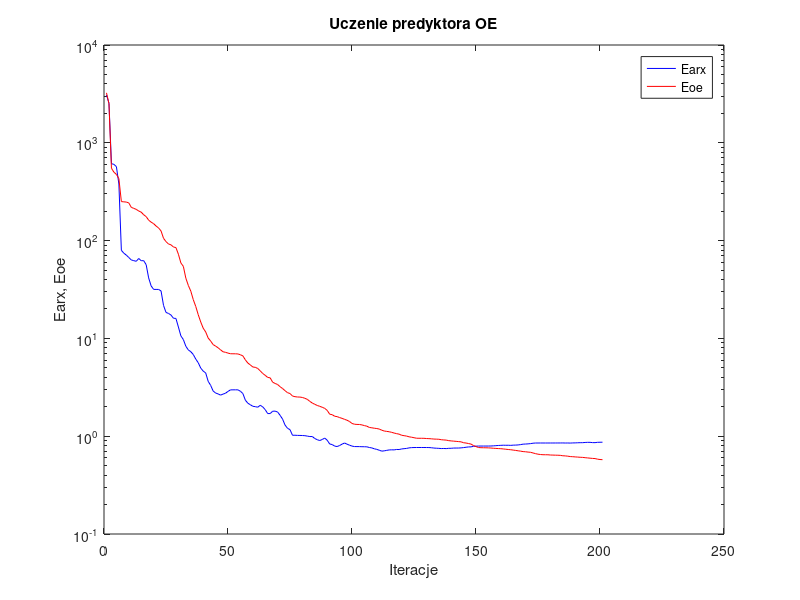
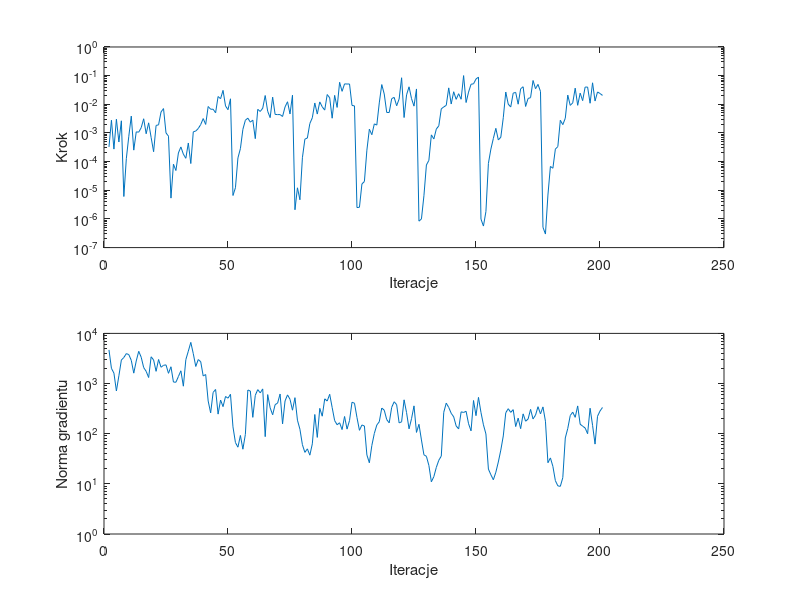

Write MATLAB code to recreate these figures, in order.
%uczenie predyktora oe
clear all;
n=0; farx(n+1)=3.086083e+003; foe(n+1)=3.242680e+003; wspucz(n+1)=0.000000e+000; ng(n+1)=0.000000e+000;
%odnowa zmiennej metryki
n=1; farx(n+1)=2.542312e+003; foe(n+1)=2.519142e+003; krok(n+1)=3.259080e-004; ng(n+1)=4.688817e+003;
n=2; farx(n+1)=6.118322e+002; foe(n+1)=5.497091e+002; krok(n+1)=2.778799e-003; ng(n+1)=2.008914e+003;
n=3; farx(n+1)=6.017085e+002; foe(n+1)=5.004937e+002; krok(n+1)=2.734728e-004; ng(n+1)=1.613219e+003;
n=4; farx(n+1)=5.707023e+002; foe(n+1)=4.753169e+002; krok(n+1)=3.017589e-003; ng(n+1)=7.112309e+002;
n=5; farx(n+1)=3.790017e+002; foe(n+1)=4.305110e+002; krok(n+1)=4.835723e-004; ng(n+1)=1.427622e+003;
n=6; farx(n+1)=7.954332e+001; foe(n+1)=2.505398e+002; krok(n+1)=2.656676e-003; ng(n+1)=2.942401e+003;
n=7; farx(n+1)=7.433849e+001; foe(n+1)=2.491349e+002; krok(n+1)=6.063575e-006; ng(n+1)=3.308873e+003;
n=8; farx(n+1)=7.106796e+001; foe(n+1)=2.477963e+002; krok(n+1)=1.267358e-004; ng(n+1)=3.953772e+003;
n=9; farx(n+1)=6.714937e+001; foe(n+1)=2.428484e+002; krok(n+1)=7.663457e-004; ng(n+1)=3.777091e+003;
n=10; farx(n+1)=6.342146e+001; foe(n+1)=2.187280e+002; krok(n+1)=3.869544e-003; ng(n+1)=2.902371e+003;
n=11; farx(n+1)=6.238837e+001; foe(n+1)=2.136364e+002; krok(n+1)=2.517331e-004; ng(n+1)=1.611617e+003;
n=12; farx(n+1)=6.144331e+001; foe(n+1)=2.086784e+002; krok(n+1)=1.093065e-003; ng(n+1)=2.819140e+003;
n=13; farx(n+1)=6.564149e+001; foe(n+1)=2.006093e+002; krok(n+1)=1.066152e-003; ng(n+1)=4.390229e+003;
n=14; farx(n+1)=6.227755e+001; foe(n+1)=1.954621e+002; krok(n+1)=1.528320e-003; ng(n+1)=3.347118e+003;
n=15; farx(n+1)=6.238861e+001; foe(n+1)=1.837125e+002; krok(n+1)=3.128460e-003; ng(n+1)=2.082414e+003;
n=16; farx(n+1)=5.671946e+001; foe(n+1)=1.759910e+002; krok(n+1)=9.382450e-004; ng(n+1)=1.751509e+003;
n=17; farx(n+1)=4.155865e+001; foe(n+1)=1.618180e+002; krok(n+1)=2.257553e-003; ng(n+1)=1.318316e+003;
n=18; farx(n+1)=3.444672e+001; foe(n+1)=1.544087e+002; krok(n+1)=7.010487e-004; ng(n+1)=3.415347e+003;
n=19; farx(n+1)=3.172217e+001; foe(n+1)=1.490492e+002; krok(n+1)=2.215284e-004; ng(n+1)=2.952260e+003;
n=20; farx(n+1)=3.168264e+001; foe(n+1)=1.409735e+002; krok(n+1)=1.830478e-003; ng(n+1)=1.752753e+003;
n=21; farx(n+1)=3.168128e+001; foe(n+1)=1.347127e+002; krok(n+1)=1.919146e-003; ng(n+1)=3.019810e+003;
n=22; farx(n+1)=3.058622e+001; foe(n+1)=1.255628e+002; krok(n+1)=5.414124e-003; ng(n+1)=2.112987e+003;
n=23; farx(n+1)=2.175580e+001; foe(n+1)=1.055731e+002; krok(n+1)=7.088910e-003; ng(n+1)=2.310251e+003;
n=24; farx(n+1)=1.842551e+001; foe(n+1)=9.764207e+001; krok(n+1)=1.002232e-003; ng(n+1)=2.356964e+003;
n=25; farx(n+1)=1.800714e+001; foe(n+1)=9.236586e+001; krok(n+1)=7.740461e-004; ng(n+1)=1.599926e+003;
%odnowa zmiennej metryki
n=26; farx(n+1)=1.734550e+001; foe(n+1)=9.055484e+001; krok(n+1)=5.329233e-006; ng(n+1)=2.161049e+003;
n=27; farx(n+1)=1.607285e+001; foe(n+1)=8.603493e+001; krok(n+1)=8.104372e-005; ng(n+1)=1.071138e+003;
n=28; farx(n+1)=1.600507e+001; foe(n+1)=8.486077e+001; krok(n+1)=4.888219e-005; ng(n+1)=1.061483e+003;
n=29; farx(n+1)=1.306828e+001; foe(n+1)=7.252753e+001; krok(n+1)=2.006209e-004; ng(n+1)=1.382353e+003;
n=30; farx(n+1)=1.060684e+001; foe(n+1)=5.909938e+001; krok(n+1)=3.248691e-004; ng(n+1)=1.796247e+003;
n=31; farx(n+1)=9.731047e+000; foe(n+1)=5.449269e+001; krok(n+1)=1.821736e-004; ng(n+1)=8.856457e+002;
n=32; farx(n+1)=8.305346e+000; foe(n+1)=4.125308e+001; krok(n+1)=1.306299e-004; ng(n+1)=3.003701e+003;
n=33; farx(n+1)=7.625181e+000; foe(n+1)=3.481285e+001; krok(n+1)=4.465528e-004; ng(n+1)=4.424206e+003;
n=34; farx(n+1)=7.311049e+000; foe(n+1)=3.041364e+001; krok(n+1)=8.570899e-005; ng(n+1)=6.621632e+003;
n=35; farx(n+1)=6.843351e+000; foe(n+1)=2.489224e+001; krok(n+1)=1.093065e-003; ng(n+1)=3.942934e+003;
n=36; farx(n+1)=6.144448e+000; foe(n+1)=2.121191e+001; krok(n+1)=1.168511e-003; ng(n+1)=2.189927e+003;
n=37; farx(n+1)=5.638198e+000; foe(n+1)=1.746302e+001; krok(n+1)=1.427772e-003; ng(n+1)=3.008844e+003;
n=38; farx(n+1)=4.974065e+000; foe(n+1)=1.472368e+001; krok(n+1)=1.970836e-003; ng(n+1)=2.721455e+003;
n=39; farx(n+1)=4.631710e+000; foe(n+1)=1.272249e+001; krok(n+1)=3.176507e-003; ng(n+1)=1.415197e+003;
n=40; farx(n+1)=4.437895e+000; foe(n+1)=1.164369e+001; krok(n+1)=1.982946e-003; ng(n+1)=1.513728e+003;
n=41; farx(n+1)=3.644559e+000; foe(n+1)=1.009675e+001; krok(n+1)=8.383236e-003; ng(n+1)=4.492323e+002;
n=42; farx(n+1)=3.309824e+000; foe(n+1)=9.398296e+000; krok(n+1)=6.728198e-003; ng(n+1)=2.599312e+002;
n=43; farx(n+1)=2.901795e+000; foe(n+1)=8.648186e+000; krok(n+1)=6.727259e-003; ng(n+1)=6.657015e+002;
n=44; farx(n+1)=2.762900e+000; foe(n+1)=8.341355e+000; krok(n+1)=5.062842e-003; ng(n+1)=7.621962e+002;
n=45; farx(n+1)=2.706906e+000; foe(n+1)=8.021197e+000; krok(n+1)=1.867645e-002; ng(n+1)=2.456936e+002;
n=46; farx(n+1)=2.631621e+000; foe(n+1)=7.640026e+000; krok(n+1)=1.567008e-002; ng(n+1)=4.687112e+002;
n=47; farx(n+1)=2.694016e+000; foe(n+1)=7.301612e+000; krok(n+1)=3.065020e-002; ng(n+1)=3.466009e+002;
n=48; farx(n+1)=2.751107e+000; foe(n+1)=7.205291e+000; krok(n+1)=8.751130e-003; ng(n+1)=5.519217e+002;
n=49; farx(n+1)=2.870910e+000; foe(n+1)=7.076254e+000; krok(n+1)=6.485153e-003; ng(n+1)=5.108805e+002;
n=50; farx(n+1)=2.976460e+000; foe(n+1)=6.969711e+000; krok(n+1)=1.556427e-002; ng(n+1)=6.107658e+002;
%odnowa zmiennej metryki
n=51; farx(n+1)=2.978958e+000; foe(n+1)=6.962568e+000; krok(n+1)=6.571851e-006; ng(n+1)=1.370078e+002;
n=52; farx(n+1)=2.979890e+000; foe(n+1)=6.959636e+000; krok(n+1)=1.226836e-005; ng(n+1)=6.660263e+001;
n=53; farx(n+1)=2.979430e+000; foe(n+1)=6.935260e+000; krok(n+1)=1.340733e-004; ng(n+1)=5.384290e+001;
n=54; farx(n+1)=2.882561e+000; foe(n+1)=6.803502e+000; krok(n+1)=2.842659e-004; ng(n+1)=9.227081e+001;
n=55; farx(n+1)=2.729403e+000; foe(n+1)=6.622854e+000; krok(n+1)=1.336585e-003; ng(n+1)=4.906441e+001;
n=56; farx(n+1)=2.335231e+000; foe(n+1)=6.034886e+000; krok(n+1)=2.774090e-003; ng(n+1)=9.684329e+001;
n=57; farx(n+1)=2.174755e+000; foe(n+1)=5.596112e+000; krok(n+1)=3.286413e-003; ng(n+1)=7.443341e+002;
n=58; farx(n+1)=2.097967e+000; foe(n+1)=5.359705e+000; krok(n+1)=2.380740e-003; ng(n+1)=7.095939e+002;
n=59; farx(n+1)=2.023550e+000; foe(n+1)=5.102401e+000; krok(n+1)=2.804162e-003; ng(n+1)=2.119048e+002;
n=60; farx(n+1)=2.004928e+000; foe(n+1)=5.061049e+000; krok(n+1)=6.328553e-004; ng(n+1)=5.831324e+002;
n=61; farx(n+1)=1.978666e+000; foe(n+1)=4.923640e+000; krok(n+1)=6.669234e-003; ng(n+1)=7.562200e+002;
n=62; farx(n+1)=2.071477e+000; foe(n+1)=4.656058e+000; krok(n+1)=5.627734e-003; ng(n+1)=6.522931e+002;
n=63; farx(n+1)=1.994740e+000; foe(n+1)=4.378516e+000; krok(n+1)=7.321912e-003; ng(n+1)=7.810757e+002;
n=64; farx(n+1)=1.869722e+000; foe(n+1)=4.193100e+000; krok(n+1)=2.025137e-002; ng(n+1)=8.735377e+001;
n=65; farx(n+1)=1.703614e+000; foe(n+1)=3.992089e+000; krok(n+1)=5.694898e-003; ng(n+1)=6.021437e+002;
n=66; farx(n+1)=1.703800e+000; foe(n+1)=3.952450e+000; krok(n+1)=3.427028e-003; ng(n+1)=3.272369e+002;
n=67; farx(n+1)=1.800034e+000; foe(n+1)=3.567554e+000; krok(n+1)=1.775212e-002; ng(n+1)=2.383057e+002;
n=68; farx(n+1)=1.805036e+000; foe(n+1)=3.462598e+000; krok(n+1)=4.427789e-003; ng(n+1)=3.794290e+002;
n=69; farx(n+1)=1.767678e+000; foe(n+1)=3.376865e+000; krok(n+1)=4.375565e-003; ng(n+1)=4.079694e+002;
n=70; farx(n+1)=1.635503e+000; foe(n+1)=3.208046e+000; krok(n+1)=4.372259e-003; ng(n+1)=6.185117e+002;
n=71; farx(n+1)=1.495932e+000; foe(n+1)=3.072533e+000; krok(n+1)=3.758503e-003; ng(n+1)=1.570234e+002;
n=72; farx(n+1)=1.299866e+000; foe(n+1)=2.921181e+000; krok(n+1)=8.099144e-003; ng(n+1)=4.501552e+002;
n=73; farx(n+1)=1.204187e+000; foe(n+1)=2.785846e+000; krok(n+1)=1.226153e-002; ng(n+1)=5.940224e+002;
n=74; farx(n+1)=1.167184e+000; foe(n+1)=2.731879e+000; krok(n+1)=4.603334e-003; ng(n+1)=4.859869e+002;
n=75; farx(n+1)=1.022171e+000; foe(n+1)=2.575465e+000; krok(n+1)=2.076180e-002; ng(n+1)=2.941884e+002;
%odnowa zmiennej metryki
n=76; farx(n+1)=1.023064e+000; foe(n+1)=2.536810e+000; krok(n+1)=2.091157e-006; ng(n+1)=5.228398e+002;
n=77; farx(n+1)=1.019334e+000; foe(n+1)=2.516486e+000; krok(n+1)=1.219587e-005; ng(n+1)=1.859839e+002;
n=78; farx(n+1)=1.018126e+000; foe(n+1)=2.513039e+000; krok(n+1)=4.665682e-006; ng(n+1)=1.227916e+002;
n=79; farx(n+1)=1.016307e+000; foe(n+1)=2.488544e+000; krok(n+1)=1.366331e-004; ng(n+1)=6.032548e+001;
n=80; farx(n+1)=1.012396e+000; foe(n+1)=2.440489e+000; krok(n+1)=6.100243e-004; ng(n+1)=4.243757e+001;
n=81; farx(n+1)=1.002079e+000; foe(n+1)=2.380308e+000; krok(n+1)=6.647718e-004; ng(n+1)=4.988091e+001;
n=82; farx(n+1)=9.920560e-001; foe(n+1)=2.269198e+000; krok(n+1)=2.133311e-003; ng(n+1)=3.730482e+001;
n=83; farx(n+1)=9.923482e-001; foe(n+1)=2.182150e+000; krok(n+1)=3.388445e-003; ng(n+1)=6.278239e+001;
n=84; farx(n+1)=9.466776e-001; foe(n+1)=2.118957e+000; krok(n+1)=1.111520e-002; ng(n+1)=2.415464e+002;
n=85; farx(n+1)=9.206417e-001; foe(n+1)=2.061714e+000; krok(n+1)=4.563662e-003; ng(n+1)=8.434276e+001;
n=86; farx(n+1)=9.029515e-001; foe(n+1)=2.020577e+000; krok(n+1)=1.213054e-002; ng(n+1)=3.200817e+002;
n=87; farx(n+1)=9.255841e-001; foe(n+1)=1.976329e+000; krok(n+1)=8.166461e-003; ng(n+1)=2.233411e+002;
n=88; farx(n+1)=9.570817e-001; foe(n+1)=1.925134e+000; krok(n+1)=6.283411e-003; ng(n+1)=4.956411e+002;
n=89; farx(n+1)=9.094863e-001; foe(n+1)=1.837208e+000; krok(n+1)=2.191235e-002; ng(n+1)=4.471518e+002;
n=90; farx(n+1)=8.327180e-001; foe(n+1)=1.678553e+000; krok(n+1)=1.688698e-002; ng(n+1)=6.109299e+002;
n=91; farx(n+1)=8.214705e-001; foe(n+1)=1.660423e+000; krok(n+1)=3.271540e-003; ng(n+1)=3.327458e+002;
n=92; farx(n+1)=7.925918e-001; foe(n+1)=1.600076e+000; krok(n+1)=2.051314e-002; ng(n+1)=1.822879e+002;
n=93; farx(n+1)=7.837320e-001; foe(n+1)=1.585907e+000; krok(n+1)=7.782134e-003; ng(n+1)=1.509752e+002;
n=94; farx(n+1)=8.032391e-001; foe(n+1)=1.550574e+000; krok(n+1)=5.857529e-002; ng(n+1)=1.652087e+002;
n=95; farx(n+1)=8.296557e-001; foe(n+1)=1.521752e+000; krok(n+1)=2.835564e-002; ng(n+1)=1.207084e+002;
n=96; farx(n+1)=8.517642e-001; foe(n+1)=1.487037e+000; krok(n+1)=5.157588e-002; ng(n+1)=2.204178e+002;
n=97; farx(n+1)=8.288481e-001; foe(n+1)=1.456195e+000; krok(n+1)=5.099752e-002; ng(n+1)=1.233838e+002;
n=98; farx(n+1)=8.095614e-001; foe(n+1)=1.413623e+000; krok(n+1)=5.121364e-002; ng(n+1)=1.837464e+002;
n=99; farx(n+1)=7.923497e-001; foe(n+1)=1.350130e+000; krok(n+1)=9.127324e-003; ng(n+1)=4.237531e+002;
n=100; farx(n+1)=7.836713e-001; foe(n+1)=1.325922e+000; krok(n+1)=8.806488e-003; ng(n+1)=4.055723e+002;
%odnowa zmiennej metryki
n=101; farx(n+1)=7.831304e-001; foe(n+1)=1.319533e+000; krok(n+1)=2.488118e-006; ng(n+1)=2.108306e+002;
n=102; farx(n+1)=7.827456e-001; foe(n+1)=1.317882e+000; krok(n+1)=2.558032e-006; ng(n+1)=1.167818e+002;
n=103; farx(n+1)=7.808977e-001; foe(n+1)=1.304432e+000; krok(n+1)=1.665862e-005; ng(n+1)=1.493050e+002;
n=104; farx(n+1)=7.801690e-001; foe(n+1)=1.283810e+000; krok(n+1)=2.020969e-005; ng(n+1)=1.424421e+002;
n=105; farx(n+1)=7.785672e-001; foe(n+1)=1.265560e+000; krok(n+1)=2.507229e-004; ng(n+1)=3.768333e+001;
n=106; farx(n+1)=7.664299e-001; foe(n+1)=1.229013e+000; krok(n+1)=1.353531e-003; ng(n+1)=2.631739e+001;
n=107; farx(n+1)=7.588811e-001; foe(n+1)=1.218688e+000; krok(n+1)=8.684522e-004; ng(n+1)=5.825966e+001;
n=108; farx(n+1)=7.432508e-001; foe(n+1)=1.206618e+000; krok(n+1)=2.075244e-003; ng(n+1)=1.011148e+002;
n=109; farx(n+1)=7.333862e-001; foe(n+1)=1.197779e+000; krok(n+1)=1.881817e-003; ng(n+1)=1.488454e+002;
n=110; farx(n+1)=7.185599e-001; foe(n+1)=1.183063e+000; krok(n+1)=1.121665e-002; ng(n+1)=1.734053e+002;
n=111; farx(n+1)=7.036156e-001; foe(n+1)=1.151446e+000; krok(n+1)=4.879939e-002; ng(n+1)=3.247648e+002;
n=112; farx(n+1)=7.085033e-001; foe(n+1)=1.129942e+000; krok(n+1)=2.279678e-002; ng(n+1)=2.942420e+002;
n=113; farx(n+1)=7.165203e-001; foe(n+1)=1.119832e+000; krok(n+1)=5.193847e-003; ng(n+1)=1.910166e+002;
n=114; farx(n+1)=7.238877e-001; foe(n+1)=1.110659e+000; krok(n+1)=5.167850e-003; ng(n+1)=1.644568e+002;
n=115; farx(n+1)=7.258254e-001; foe(n+1)=1.095171e+000; krok(n+1)=1.571994e-002; ng(n+1)=3.351820e+002;
n=116; farx(n+1)=7.246441e-001; foe(n+1)=1.077184e+000; krok(n+1)=1.748904e-002; ng(n+1)=4.333051e+002;
n=117; farx(n+1)=7.318650e-001; foe(n+1)=1.061788e+000; krok(n+1)=8.891335e-003; ng(n+1)=3.797147e+002;
n=118; farx(n+1)=7.304722e-001; foe(n+1)=1.049454e+000; krok(n+1)=1.532189e-002; ng(n+1)=1.643160e+002;
n=119; farx(n+1)=7.407873e-001; foe(n+1)=1.022501e+000; krok(n+1)=8.438961e-002; ng(n+1)=1.723618e+002;
n=120; farx(n+1)=7.455869e-001; foe(n+1)=1.012772e+000; krok(n+1)=3.452691e-003; ng(n+1)=4.736135e+002;
n=121; farx(n+1)=7.500376e-001; foe(n+1)=1.002993e+000; krok(n+1)=2.138537e-002; ng(n+1)=2.632941e+002;
n=122; farx(n+1)=7.595782e-001; foe(n+1)=9.862213e-001; krok(n+1)=4.077788e-002; ng(n+1)=1.250585e+002;
n=123; farx(n+1)=7.643126e-001; foe(n+1)=9.766472e-001; krok(n+1)=1.576669e-002; ng(n+1)=1.989166e+002;
n=124; farx(n+1)=7.657882e-001; foe(n+1)=9.652397e-001; krok(n+1)=8.631803e-003; ng(n+1)=3.588018e+002;
n=125; farx(n+1)=7.664658e-001; foe(n+1)=9.534703e-001; krok(n+1)=3.432277e-002; ng(n+1)=1.060941e+002;
%odnowa zmiennej metryki
n=126; farx(n+1)=7.664851e-001; foe(n+1)=9.525582e-001; krok(n+1)=8.371539e-007; ng(n+1)=1.539178e+002;
n=127; farx(n+1)=7.664894e-001; foe(n+1)=9.522242e-001; krok(n+1)=1.001277e-006; ng(n+1)=7.499199e+001;
n=128; farx(n+1)=7.663900e-001; foe(n+1)=9.517307e-001; krok(n+1)=6.439438e-006; ng(n+1)=3.791746e+001;
n=129; farx(n+1)=7.661593e-001; foe(n+1)=9.468311e-001; krok(n+1)=7.625304e-005; ng(n+1)=3.542739e+001;
n=130; farx(n+1)=7.656200e-001; foe(n+1)=9.444499e-001; krok(n+1)=1.107642e-004; ng(n+1)=2.326979e+001;
n=131; farx(n+1)=7.623019e-001; foe(n+1)=9.405690e-001; krok(n+1)=8.566255e-004; ng(n+1)=1.099542e+001;
n=132; farx(n+1)=7.565977e-001; foe(n+1)=9.351068e-001; krok(n+1)=6.173058e-004; ng(n+1)=1.392507e+001;
n=133; farx(n+1)=7.537643e-001; foe(n+1)=9.330261e-001; krok(n+1)=1.369522e-003; ng(n+1)=2.130130e+001;
n=134; farx(n+1)=7.513160e-001; foe(n+1)=9.306629e-001; krok(n+1)=1.772228e-003; ng(n+1)=2.951809e+001;
n=135; farx(n+1)=7.477705e-001; foe(n+1)=9.207191e-001; krok(n+1)=6.947618e-003; ng(n+1)=3.577947e+001;
n=136; farx(n+1)=7.490660e-001; foe(n+1)=9.159087e-001; krok(n+1)=8.108296e-003; ng(n+1)=2.673991e+002;
n=137; farx(n+1)=7.469457e-001; foe(n+1)=9.122145e-001; krok(n+1)=9.173286e-003; ng(n+1)=4.068568e+002;
n=138; farx(n+1)=7.519940e-001; foe(n+1)=9.007445e-001; krok(n+1)=3.743558e-002; ng(n+1)=3.344857e+002;
n=139; farx(n+1)=7.523536e-001; foe(n+1)=8.950537e-001; krok(n+1)=1.023953e-002; ng(n+1)=2.552342e+002;
n=140; farx(n+1)=7.564173e-001; foe(n+1)=8.902509e-001; krok(n+1)=2.741623e-002; ng(n+1)=2.169653e+002;
n=141; farx(n+1)=7.567473e-001; foe(n+1)=8.857778e-001; krok(n+1)=1.488820e-002; ng(n+1)=1.428127e+002;
n=142; farx(n+1)=7.570167e-001; foe(n+1)=8.805061e-001; krok(n+1)=2.340953e-002; ng(n+1)=1.244752e+002;
n=143; farx(n+1)=7.598799e-001; foe(n+1)=8.755161e-001; krok(n+1)=1.501192e-002; ng(n+1)=2.728416e+002;
n=144; farx(n+1)=7.651235e-001; foe(n+1)=8.572534e-001; krok(n+1)=1.003991e-001; ng(n+1)=2.651228e+002;
n=145; farx(n+1)=7.710026e-001; foe(n+1)=8.516692e-001; krok(n+1)=1.153579e-002; ng(n+1)=2.800281e+002;
n=146; farx(n+1)=7.769624e-001; foe(n+1)=8.411090e-001; krok(n+1)=2.667694e-002; ng(n+1)=1.578669e+002;
n=147; farx(n+1)=7.777278e-001; foe(n+1)=8.304867e-001; krok(n+1)=5.005537e-002; ng(n+1)=1.139641e+002;
n=148; farx(n+1)=7.884537e-001; foe(n+1)=8.012410e-001; krok(n+1)=5.188122e-002; ng(n+1)=4.591505e+002;
n=149; farx(n+1)=7.907319e-001; foe(n+1)=7.834997e-001; krok(n+1)=7.626731e-002; ng(n+1)=2.288191e+002;
n=150; farx(n+1)=7.931621e-001; foe(n+1)=7.663138e-001; krok(n+1)=8.892157e-002; ng(n+1)=5.297435e+002;
%odnowa zmiennej metryki
n=151; farx(n+1)=7.930606e-001; foe(n+1)=7.627872e-001; krok(n+1)=9.886650e-007; ng(n+1)=2.658812e+002;
n=152; farx(n+1)=7.930708e-001; foe(n+1)=7.621003e-001; krok(n+1)=5.640201e-007; ng(n+1)=1.501157e+002;
n=153; farx(n+1)=7.931361e-001; foe(n+1)=7.612270e-001; krok(n+1)=1.814744e-006; ng(n+1)=9.889012e+001;
n=154; farx(n+1)=7.933339e-001; foe(n+1)=7.599063e-001; krok(n+1)=8.669030e-005; ng(n+1)=1.970150e+001;
n=155; farx(n+1)=7.942532e-001; foe(n+1)=7.570640e-001; krok(n+1)=2.734728e-004; ng(n+1)=1.517639e+001;
n=156; farx(n+1)=7.969409e-001; foe(n+1)=7.529615e-001; krok(n+1)=6.459813e-004; ng(n+1)=1.206043e+001;
n=157; farx(n+1)=8.003775e-001; foe(n+1)=7.501183e-001; krok(n+1)=1.450408e-003; ng(n+1)=1.705330e+001;
n=158; farx(n+1)=8.038697e-001; foe(n+1)=7.473922e-001; krok(n+1)=5.705256e-004; ng(n+1)=2.729006e+001;
n=159; farx(n+1)=8.064453e-001; foe(n+1)=7.452378e-001; krok(n+1)=7.101242e-004; ng(n+1)=4.705251e+001;
n=160; farx(n+1)=8.088816e-001; foe(n+1)=7.409610e-001; krok(n+1)=3.409149e-003; ng(n+1)=9.025115e+001;
n=161; farx(n+1)=8.076027e-001; foe(n+1)=7.357201e-001; krok(n+1)=2.680031e-002; ng(n+1)=2.616150e+002;
n=162; farx(n+1)=8.083179e-001; foe(n+1)=7.312084e-001; krok(n+1)=1.012568e-002; ng(n+1)=3.150881e+002;
n=163; farx(n+1)=8.059903e-001; foe(n+1)=7.272488e-001; krok(n+1)=8.055458e-003; ng(n+1)=2.662075e+002;
n=164; farx(n+1)=8.100835e-001; foe(n+1)=7.213270e-001; krok(n+1)=2.452306e-002; ng(n+1)=3.015896e+002;
n=165; farx(n+1)=8.112765e-001; foe(n+1)=7.153836e-001; krok(n+1)=2.602503e-002; ng(n+1)=1.387527e+002;
n=166; farx(n+1)=8.143104e-001; foe(n+1)=7.091066e-001; krok(n+1)=1.008597e-002; ng(n+1)=2.045872e+002;
n=167; farx(n+1)=8.206889e-001; foe(n+1)=7.033737e-001; krok(n+1)=3.481722e-002; ng(n+1)=1.259887e+002;
n=168; farx(n+1)=8.294312e-001; foe(n+1)=6.960151e-001; krok(n+1)=4.098731e-002; ng(n+1)=2.485386e+002;
n=169; farx(n+1)=8.317200e-001; foe(n+1)=6.932004e-001; krok(n+1)=8.402186e-003; ng(n+1)=1.774499e+002;
n=170; farx(n+1)=8.350220e-001; foe(n+1)=6.878725e-001; krok(n+1)=1.598198e-002; ng(n+1)=1.958819e+002;
n=171; farx(n+1)=8.400881e-001; foe(n+1)=6.846284e-001; krok(n+1)=1.706649e-002; ng(n+1)=3.056735e+002;
n=172; farx(n+1)=8.479351e-001; foe(n+1)=6.738499e-001; krok(n+1)=6.774452e-002; ng(n+1)=1.969203e+002;
n=173; farx(n+1)=8.517840e-001; foe(n+1)=6.632879e-001; krok(n+1)=3.500452e-002; ng(n+1)=2.344346e+002;
n=174; farx(n+1)=8.518304e-001; foe(n+1)=6.546573e-001; krok(n+1)=4.953895e-002; ng(n+1)=3.453187e+002;
n=175; farx(n+1)=8.521576e-001; foe(n+1)=6.498660e-001; krok(n+1)=2.812841e-002; ng(n+1)=2.484045e+002;
%odnowa zmiennej metryki
n=176; farx(n+1)=8.520619e-001; foe(n+1)=6.466348e-001; krok(n+1)=5.107762e-007; ng(n+1)=3.421473e+002;
n=177; farx(n+1)=8.520372e-001; foe(n+1)=6.461641e-001; krok(n+1)=2.968069e-007; ng(n+1)=1.774122e+002;
n=178; farx(n+1)=8.520533e-001; foe(n+1)=6.459520e-001; krok(n+1)=6.801400e-006; ng(n+1)=2.638702e+001;
n=179; farx(n+1)=8.521242e-001; foe(n+1)=6.421496e-001; krok(n+1)=6.791072e-005; ng(n+1)=3.290426e+001;
n=180; farx(n+1)=8.521798e-001; foe(n+1)=6.411429e-001; krok(n+1)=5.872660e-005; ng(n+1)=2.232822e+001;
n=181; farx(n+1)=8.524514e-001; foe(n+1)=6.398047e-001; krok(n+1)=2.734728e-004; ng(n+1)=1.159049e+001;
n=182; farx(n+1)=8.525874e-001; foe(n+1)=6.388466e-001; krok(n+1)=3.347436e-004; ng(n+1)=9.124678e+000;
n=183; farx(n+1)=8.527284e-001; foe(n+1)=6.371149e-001; krok(n+1)=2.774090e-003; ng(n+1)=8.915236e+000;
n=184; farx(n+1)=8.534618e-001; foe(n+1)=6.309650e-001; krok(n+1)=1.952316e-003; ng(n+1)=1.328847e+001;
n=185; farx(n+1)=8.515556e-001; foe(n+1)=6.290262e-001; krok(n+1)=3.248447e-003; ng(n+1)=8.213117e+001;
n=186; farx(n+1)=8.526104e-001; foe(n+1)=6.248669e-001; krok(n+1)=2.093303e-002; ng(n+1)=1.271308e+002;
n=187; farx(n+1)=8.505098e-001; foe(n+1)=6.192508e-001; krok(n+1)=9.173286e-003; ng(n+1)=2.304915e+002;
n=188; farx(n+1)=8.536470e-001; foe(n+1)=6.171540e-001; krok(n+1)=1.121665e-002; ng(n+1)=2.690128e+002;
n=189; farx(n+1)=8.544396e-001; foe(n+1)=6.141817e-001; krok(n+1)=3.661089e-002; ng(n+1)=2.120057e+002;
n=190; farx(n+1)=8.569438e-001; foe(n+1)=6.116751e-001; krok(n+1)=9.213222e-003; ng(n+1)=3.579843e+002;
n=191; farx(n+1)=8.584037e-001; foe(n+1)=6.089231e-001; krok(n+1)=2.452306e-002; ng(n+1)=1.545283e+002;
n=192; farx(n+1)=8.585953e-001; foe(n+1)=6.072683e-001; krok(n+1)=1.340015e-002; ng(n+1)=1.413453e+002;
n=193; farx(n+1)=8.630081e-001; foe(n+1)=6.030993e-001; krok(n+1)=3.979978e-002; ng(n+1)=1.300847e+002;
n=194; farx(n+1)=8.655833e-001; foe(n+1)=5.996394e-001; krok(n+1)=4.000365e-002; ng(n+1)=9.996817e+001;
n=195; farx(n+1)=8.653367e-001; foe(n+1)=5.962368e-001; krok(n+1)=1.089156e-002; ng(n+1)=3.219215e+002;
n=196; farx(n+1)=8.599251e-001; foe(n+1)=5.926076e-001; krok(n+1)=5.625683e-002; ng(n+1)=1.469880e+002;
n=197; farx(n+1)=8.595021e-001; foe(n+1)=5.907387e-001; krok(n+1)=1.302239e-002; ng(n+1)=6.202551e+001;
n=198; farx(n+1)=8.659158e-001; foe(n+1)=5.824489e-001; krok(n+1)=2.693892e-002; ng(n+1)=2.226774e+002;
n=199; farx(n+1)=8.673514e-001; foe(n+1)=5.777068e-001; krok(n+1)=2.384691e-002; ng(n+1)=2.829822e+002;
n=200; farx(n+1)=8.680804e-001; foe(n+1)=5.754014e-001; krok(n+1)=2.043074e-002; ng(n+1)=3.328862e+002;

figure; semilogy(farx,'b'); hold on; semilogy(foe,'r'); xlabel('Iteracje'); ylabel('Earx, Eoe'); legend('Earx','Eoe'); title('Uczenie predyktora OE');
figure; subplot(2,1,1); semilogy(krok); xlabel('Iteracje'); ylabel('Krok');
subplot(2,1,2); semilogy(ng); xlabel('Iteracje'); ylabel('Norma gradientu');
Earx=farx(n+1)
Eoe=foe(n+1)
